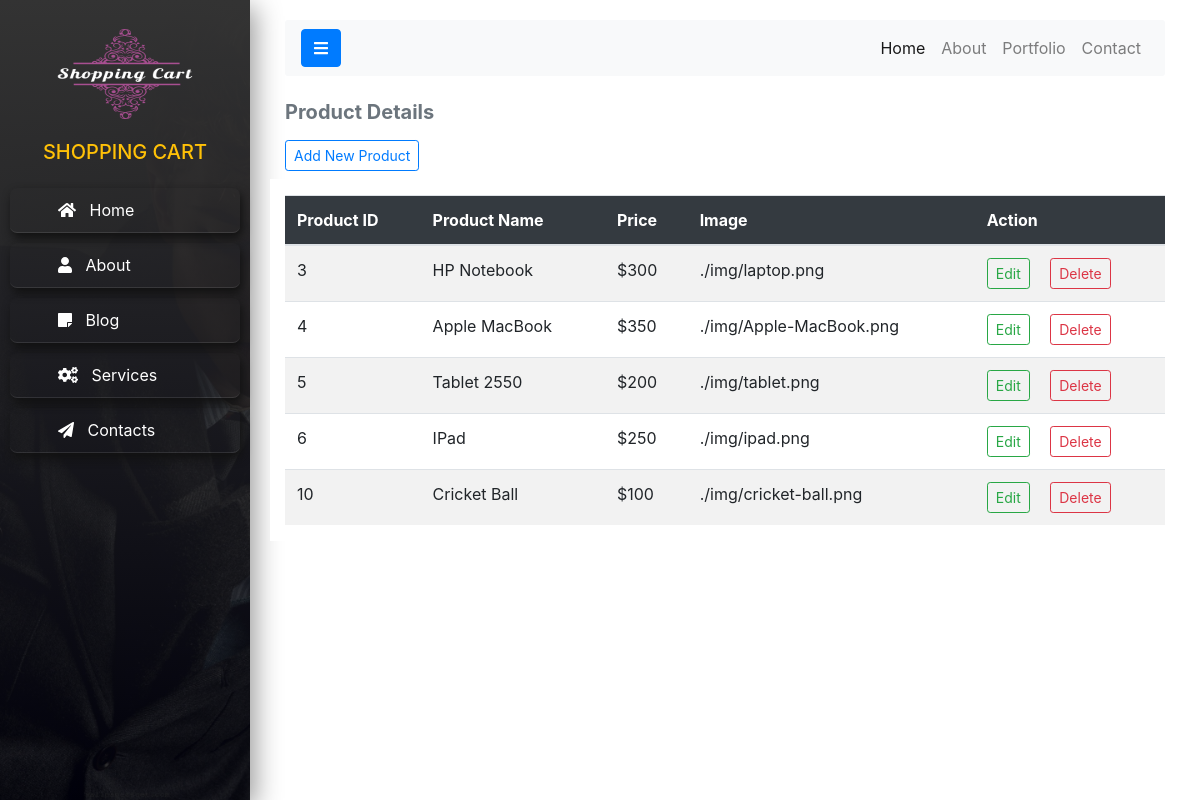
Screenshot of /display_products.php (signed in) with the database file from the repository.
### tables this page shows
CREATE TABLE `product` (
  `id` int(11) NOT NULL,
  `product_name` varchar(50) NOT NULL,
  `product_price` float DEFAULT NULL,
  `product_img` varchar(200) NOT NULL,
  `category` varchar(100) NOT NULL,
  `product_description` varchar(300) NOT NULL,
  `product_features` varchar(300) NOT NULL
);

### display_products.php (the view, shortened to what this page needs)
<?php require_once('inc/connection.php'); ?>
<!doctype html>
<html lang="en">
<head>
    <link rel="stylesheet" href="css/bootstrap.min.css">
    <link rel="stylesheet" href="css/style.css">
    <link rel="stylesheet" href="css/dashboard.css">
    <link rel="stylesheet" href="fonts/fontawesome.min.css">
</head>
<body>
<div class="wrapper">
    <?php require_once("dashboard_header.php"); ?>
    <div id="content">
        <?php require_once("dashboard_navbar.php"); ?>
        <div class="container product mt-4">
            <h5 class="text-muted font-weight-bold">Product Details</h5>
            <button type="button" class="btn btn-outline-primary btn-sm my-2" data-toggle='modal' data-target='#addModal'>Add New Product</button>
            <div class="row bg-white">
                <dic class="col-12 mt-3 table-responsive text-nowrap">
                    <table class="table table-striped">
                        <thead>
                        <tr class="bg-dark text-white">
                            <th scope="col">Product ID</th>
                            <th scope="col">Product Name</th>
                            <th scope="col">Price</th>
                            <th scope="col">Image</th>
                            <th scope="col">Action</th>
                        </tr>
                        </thead>
                        <tbody>
                        <?php
                        $query = "SELECT * FROM product";
                        $result = mysqli_query($connection, $query);
                        if ($result){
                            while($row = mysqli_fetch_array($result))
                            {
                                echo "<tr>";
                                echo "<td>" . $row['id'] . "</td>";
                                echo "<td>" . $row['product_name'] . "</td>";
                                echo "<td>" . "$" . $row['product_price'] . "</td>";
                                echo "<td>" . $row['product_img'] . "</td>";
                                echo "<td><button type='button' class='btn btn-outline-success btn-sm mr-3' data-toggle='modal' data-target='#{$row['id']}'>Edit</button> <a class='btn btn-outline-danger btn-sm' href='delete.php?id={$row['id']}'>Delete</a></td>";
                                echo "</tr>";
                            }
                        }
                        else{
                            echo "<h5>Records not found</h5>";
                        }
                        ?>
                        </tbody>
                    </table>
            </div>
        </div>
    </div>
</div>
</body>
</html>

### dashboard_header.php
<nav id="sidebar">
    <div class="sidebar-header mt-4 text-center">
        <img src="img/logo.png" alt="" width="150" height="100" class="mb-3">
        <h5 class="text-uppercase text-warning">Shopping Cart</h5>
    </div>
    <ul class="list-unstyled components mb-5 mt-4">
        <li class="active">
            <a href="#" class="current px-5"><span class="fa fa-home"></span>&nbsp;&nbsp; Home</a>
        </li>
        <li class="active">
            <a href="#" class="current px-5"><span class="fa fa-user"></span>&nbsp;&nbsp; About</a>
        </li>
        <li class="active">
            <a href="#" class="current px-5"><span class="fa fa-sticky-note"></span>&nbsp;&nbsp; Blog</a>
        </li>
        <li class="active">
            <a href="#" class="current px-5"><span class="fa fa-cogs"></span>&nbsp;&nbsp; Services</a>
        </li>
        <li class="active">
            <a href="#" class="current px-5"><span class="fa fa-paper-plane"></span>&nbsp;&nbsp; Contacts</a>
        </li>
    </ul>
</nav>

### dashboard_navbar.php (shortened to what this page needs)
<div class="container">
    <nav class="navbar navbar-expand-lg navbar-light bg-light nav-top">
        <button type="button" id="sidebarCollapse" class="btn btn-primary">
            <i class="fas fa-bars"></i>
        </button>
        <div class="collapse navbar-collapse" id="navbarSupportedContent">
            <ul class="nav navbar-nav ml-auto">
                <li class="nav-item active">
                    <a class="nav-link" href="#">Home</a>
                </li>
                <li class="nav-item">
                    <a class="nav-link" href="#">About</a>
                </li>
                <li class="nav-item">
                    <a class="nav-link" href="#">Portfolio</a>
                </li>
                <li class="nav-item">
                    <a class="nav-link" href="#">Contact</a>
                </li>
            </ul>
        </div>
    </nav>
</div>

### css/dashboard.css (style rules this page uses)
.wrapper { display: flex; text-decoration: none; transition: all 0.3s; }
#sidebar { min-width: 250px; max-width: 250px; height: 100vh; background: linear-gradient(#333333,rgba(0,0,0,0.7)), url("../img/hero2.jpg"); background-position: center; background-repeat: no-repeat; background-size: cover; box-shadow: 5px 7px 25px #999; transition: all 0.3s; -webkit-transition: all 0.3s; -o-transition: all 0.3s; }
#sidebar ul.components { padding: 0; -webkit-transition: 0.3s; -o-transition: 0.3s; transition: 0.3s; }
#sidebar ul li { font-size: 16px; }
#sidebar ul li a { padding: 10px 30px; display: block; color: white; border-bottom: 1px solid rgba(255, 255, 255, 0.1); }
#sidebar ul li.active > a { background: transparent; color: #fff; }
#content { width: 100%; padding: 20px; min-height: 100vh; transition: all 0.3s; }
.current { border-radius: 7px; box-shadow: 2px 5px 10px #111; transition: all .3s; margin: 10px; width: 230px; color: #eee; text-decoration: none; }
.nav-top { border-radius: 3px; }

### rows the page displays
product: id "3", product_name "HP Notebook", product_price "300", product_img "./img/laptop.png"
product: id "4", product_name "Apple MacBook", product_price "350", product_img "./img/Apple-MacBook.png"
product: id "5", product_name "Tablet 2550", product_price "200", product_img "./img/tablet.png"
product: id "6", product_name "IPad", product_price "250", product_img "./img/ipad.png"
product: id "10", product_name "Cricket Ball", product_price "100", product_img "./img/cricket-ball.png"
